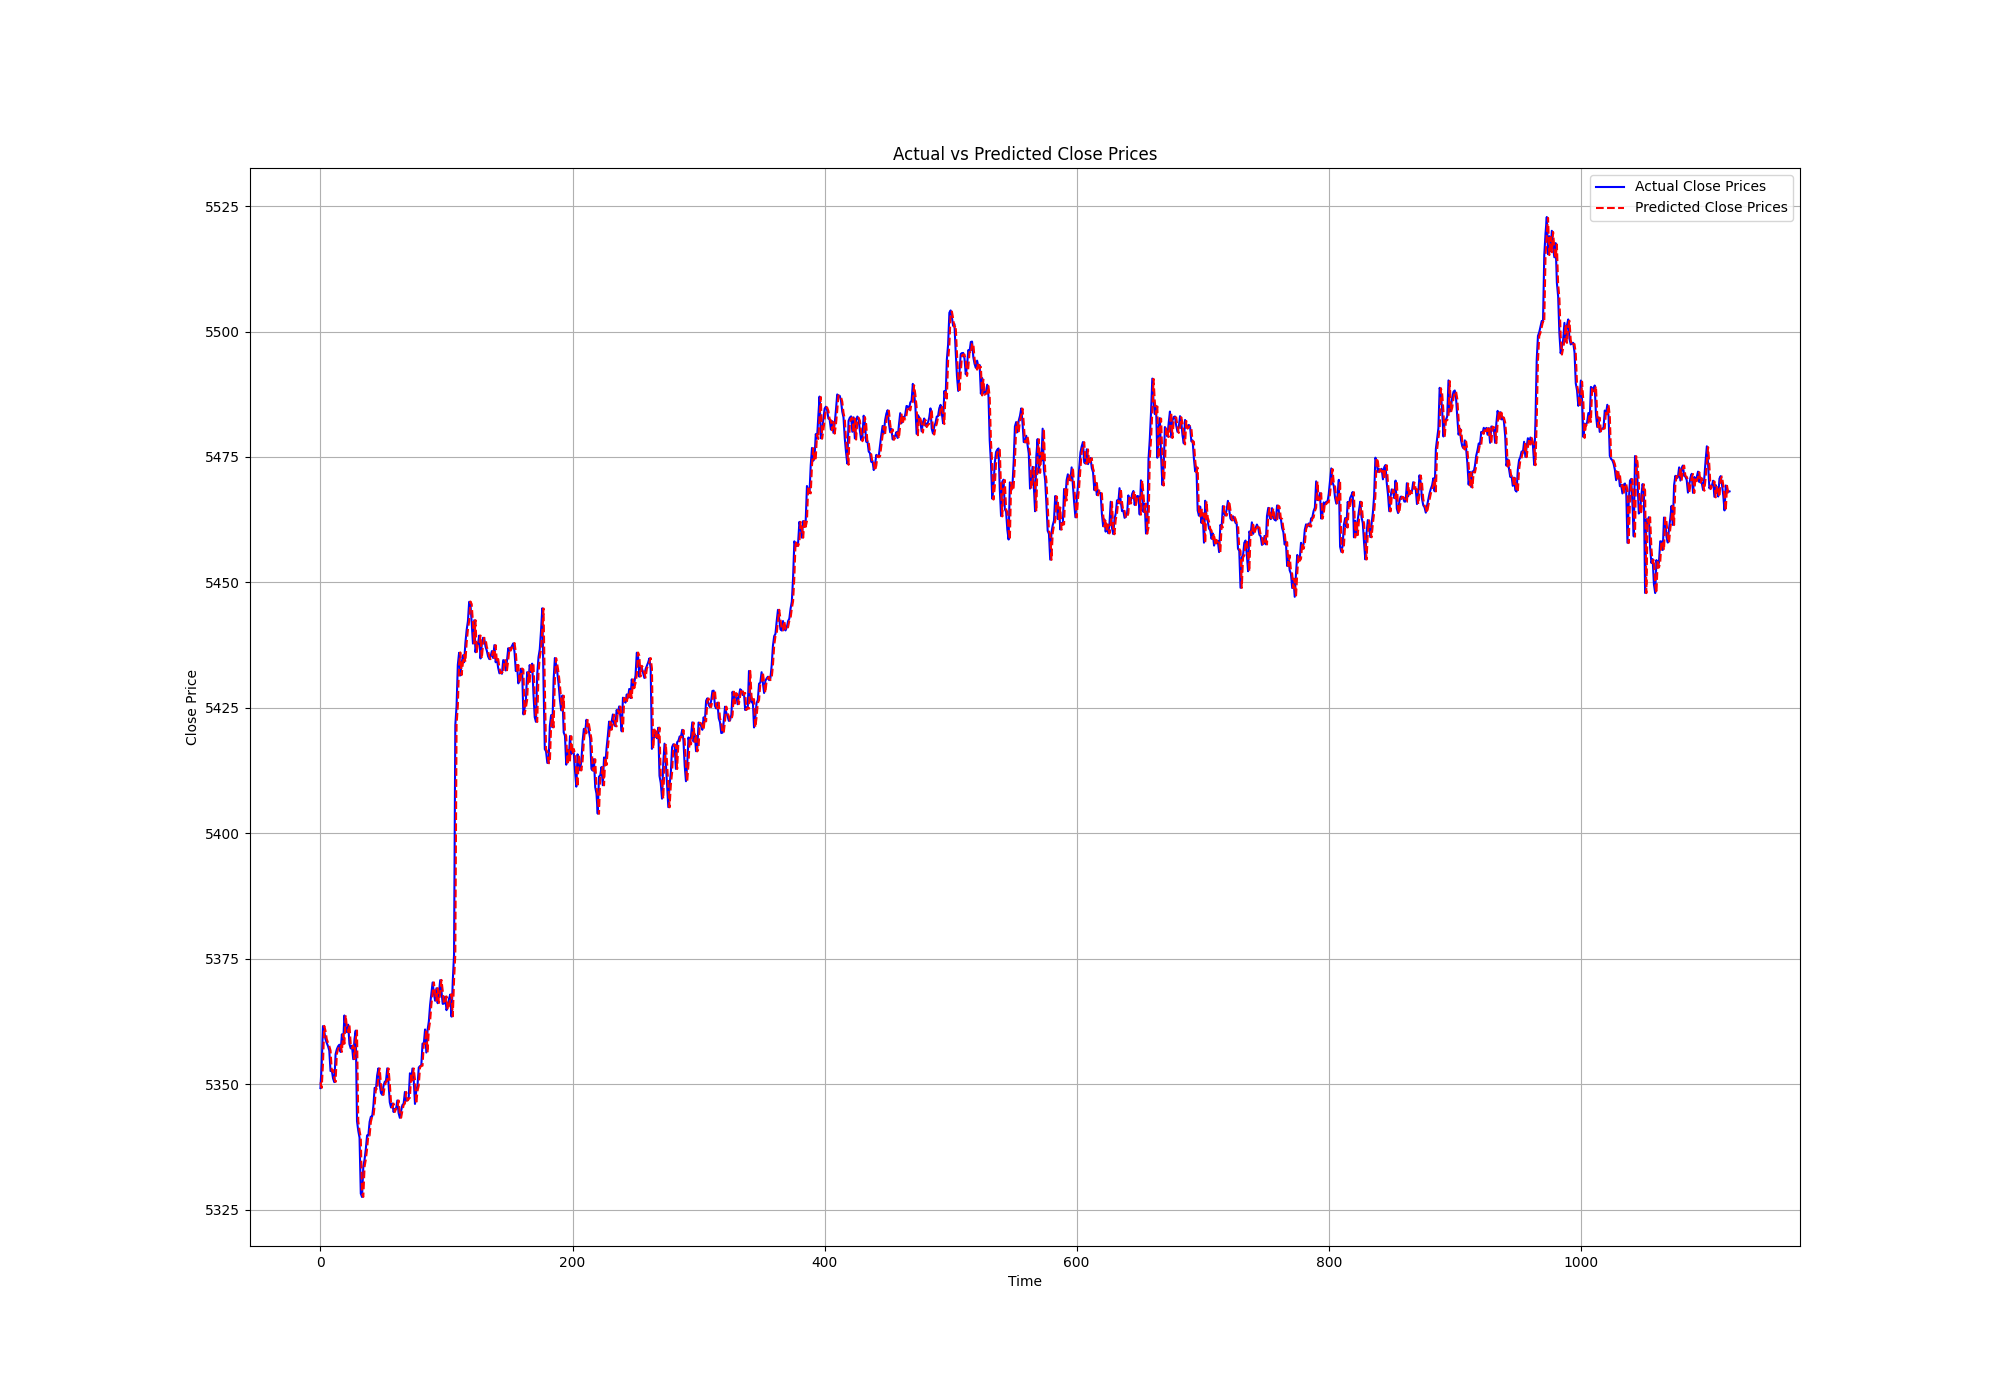

Generate this figure with Python:
import yfinance as yf
import ta
import pandas as pd
import numpy as np
import tensorflow as tf

from keras.models import Model
from keras.layers import Input, Dense, MultiHeadAttention, LayerNormalization, Dropout, Add, GlobalAveragePooling1D
from keras.losses import MeanSquaredError, MeanAbsoluteError
from keras.optimizers import Adam
from keras.callbacks import LearningRateScheduler, EarlyStopping, ModelCheckpoint, ReduceLROnPlateau

import matplotlib.pyplot as plt

TRAIN_DATA_RATIO = 0.8
VALIDATION_DATA_RATIO = 0.2

NUMBER_OF_SERIES_FOR_PREDICTION = 24

# Download the S&P 500 Data
gspc_data = yf.download('^GSPC', interval='5m', period='1mo')

# Extract the model
feature = pd.DataFrame(index = gspc_data.index)

feature['SMA'] = ta.trend.sma_indicator(gspc_data['Close'], window=14)
feature['MACD'] = ta.trend.macd(gspc_data['Close'])
feature['RSI'] = ta.momentum.rsi(gspc_data['Close'])
feature['Close'] = gspc_data['Close']

gspc_data['SMA'] = feature['SMA']
gspc_data['MACD'] = feature['MACD']
gspc_data['RSI'] = feature['RSI']

# Normalize Feature data that can be the input of the model
mean = {}
std = {}

for key in feature.keys():
    mean[key] = feature[key].mean()
    std[key] = feature[key].std()
    
    feature[key] = (feature[key] - mean[key]) / std[key]

# Split train data and validation data and test data
feature = feature.dropna()
gspc_data = gspc_data.dropna()
train_data_size = int(len(feature) * TRAIN_DATA_RATIO)

train = feature[:train_data_size]
test = feature[train_data_size:]

# Creating dataset for model training
def create_dataset(dataset, number_of_series_for_prediction = 24):
    X_data, y_data = [], []
    
    data_np = np.array(dataset)
    print(data_np.shape)
    
    for i in range(len(data_np) - number_of_series_for_prediction):
        X_data.append(data_np[i : i + number_of_series_for_prediction])
        y_data.append(data_np[i + number_of_series_for_prediction, -1:])
    
    return np.array(X_data), np.array(y_data)

X_train, y_train = create_dataset(train, NUMBER_OF_SERIES_FOR_PREDICTION)
X_test, y_test = create_dataset(test, NUMBER_OF_SERIES_FOR_PREDICTION)

print(f'Dimension of X_train is {X_train.shape}')
print(f'Dimension of y_train is {y_train.shape}')
print(f'Dimension of X_test is {X_test.shape}')
print(f'Dimension of y_test is {y_test.shape}')
# Building a model
def transformer_block(inputs, model_dim, num_heads, ff_dim, dropout = 0.1):
    # Multi-head attention layer
    attention_output = MultiHeadAttention(num_heads = num_heads, key_dim = model_dim)(inputs, inputs)
    attention_output = Dropout(dropout)(attention_output)
    output1 = LayerNormalization(epsilon = 1e-6)(inputs + attention_output)
    
    # Feed-forward layer
    ff_output = Dense(ff_dim, activation = 'relu')(output1)
    ff_output = Dense(model_dim)(ff_output)
    ff_output = Dropout(dropout)(ff_output)
    output2 = LayerNormalization(epsilon = 1e-6)(output1 + ff_output)
    
    return output2

def positional_encoding(max_position, model_dim):
    angle_rads = np.arange(max_position)[:, np.newaxis] / np.power(10000, (2 * (np.arange(model_dim)[np.newaxis, :] // 2)) / np.float32(model_dim))
    sines = np.sin(angle_rads[:, 0::2])
    cosines = np.cos(angle_rads[:, 1::2])
    pos_encoding = np.concatenate([sines, cosines], axis=-1)
    pos_encoding = pos_encoding[np.newaxis, ...]
    return tf.cast(pos_encoding, dtype=tf.float32)


def build_transformer_model(input_shape, model_dim, num_heads, num_layers, ff_dim, output_dim, dropout = 0.1):
    inputs = Input(input_shape)
    x = Dense(model_dim)(inputs)
    #position_encoding = positional_encoding(input_shape[0], model_dim)
    #x = x + position_encoding
    
    for _ in range(num_layers):
        x = transformer_block(x, model_dim, num_heads, ff_dim, dropout)
    
    x = GlobalAveragePooling1D()(x)
    outputs = Dense(output_dim)(x)
    
    model = Model(inputs = inputs, outputs = outputs)
    return model

# X_train = X_train.reshape(X_train.shape[0], -1)
# X_test = X_test.reshape(X_test.shape[0], -1)

print(f'Dimension of X_train is {X_train}')
print(f'Dimension of y_train is {y_train}')
# print(f'Dimension of X_test is {X_test.shape}')
# print(f'Dimension of y_test is {y_test.shape}')

input_shape = (X_train.shape[1], X_train.shape[2])
model_dim = 64
num_heads = 8
num_layers = 6
ff_dim = 128
output_dim = 1

model = build_transformer_model(input_shape, model_dim, num_heads, num_layers, ff_dim, output_dim)
print(model.summary())

# Direction Accuracy Metric
def direction_accuracy(y_true, y_pred):
    print(f'y_true {y_true}')
    print(f'y_pred {y_pred}')
    direction_true = tf.sign(y_true[:, 1:] - y_true[:, :-1])
    direction_pred = tf.sign(y_pred[:, 1:] - y_pred[:, :-1])
    correct_directions = tf.equal(direction_true, direction_pred)
    return tf.reduce_mean(tf.cast(correct_directions, tf.float32))
model.compile(optimizer = Adam(), loss = MeanAbsoluteError(), metrics = [direction_accuracy])

# Custorm Learning Rate Schedular
def custom_lr_schedule(epoch, lr):
    warmup_epochs = 10
    warmup_lr = 1e-4
    initial_lr = 1e-3
    decay_rate = 0.4
    decay_step = 10
    
    if epoch < warmup_epochs:
        lr = warmup_lr + (initial_lr - warmup_lr) * (epoch / warmup_epochs)
    else:
        lr = initial_lr * (decay_rate ** ((epoch - warmup_epochs) / decay_step))
    return lr

# Early Stopping
early_stopping = EarlyStopping(monitor = 'val_loss', patience = 20, min_delta = 1e-4, mode = 'min', restore_best_weights = True)

# Model checkpoint
model_checkpoint = ModelCheckpoint(filepath = 'model_checkpoint.keras', save_best_only = True, monitor = 'val_loss', mode = 'min', verbose = 1)

# Reduce learning rate when a metric has stopped improving
reduce_lr = ReduceLROnPlateau(monitor = 'val_loss', factor = 0.5, patience = 5, min_lr = 1e-6, verbose = 1)

# Train model
num_epochs = 200
batch_size = 64

lr_scheduler = LearningRateScheduler(custom_lr_schedule)
model.fit(X_train, y_train, validation_split = VALIDATION_DATA_RATIO, epochs = num_epochs, batch_size = batch_size, callbacks = [early_stopping, reduce_lr, model_checkpoint])

# Evaluate model
loss, mse = model.evaluate(X_test, y_test)
print(f'Test result: Loss {loss}, MSE {mse}')

# Make Predictions
predictions = model.predict(X_test)
predictions = predictions * std['Close'] + mean['Close']
print(predictions.shape)

predictions = predictions.flatten()
print(f'after flatten {predictions.shape}')

actual_close_prices = gspc_data.Close[train_data_size + NUMBER_OF_SERIES_FOR_PREDICTION:]
print(f'actual_close_prices {actual_close_prices.shape}')

max_diff = 0
for org, pred in zip(actual_close_prices, predictions):
    diff = np.abs(org - pred)
    if max_diff < diff: max_diff = diff
    print(f'Truth: {org}, Prediction: {pred} ----> Diff: {diff}')

print(f'Max Diff: {max_diff}')

actual_close_prices = np.array(actual_close_prices)
print(f'actual_close_prices {actual_close_prices.shape}')

gspc_dir = np.where(actual_close_prices[:-1] > actual_close_prices[1:], 1, 0)
pred_dir = np.where(predictions[:-1] > predictions[1:], 1, 0)
dir_acc = np.mean(gspc_dir == pred_dir)

print(f'Direction accuracy: {dir_acc}')

model.save('diff_training.h5')

# Plotting the actual and predicted values
plt.figure(figsize=(20, 14))
plt.plot(actual_close_prices, label='Actual Close Prices', color='blue')
plt.plot(predictions, label='Predicted Close Prices', color='red', linestyle='--')
plt.title('Actual vs Predicted Close Prices')
plt.xlabel('Time')
plt.ylabel('Close Price')
plt.legend()
plt.grid(True)
plt.show()

plt.savefig('diff_training.png')